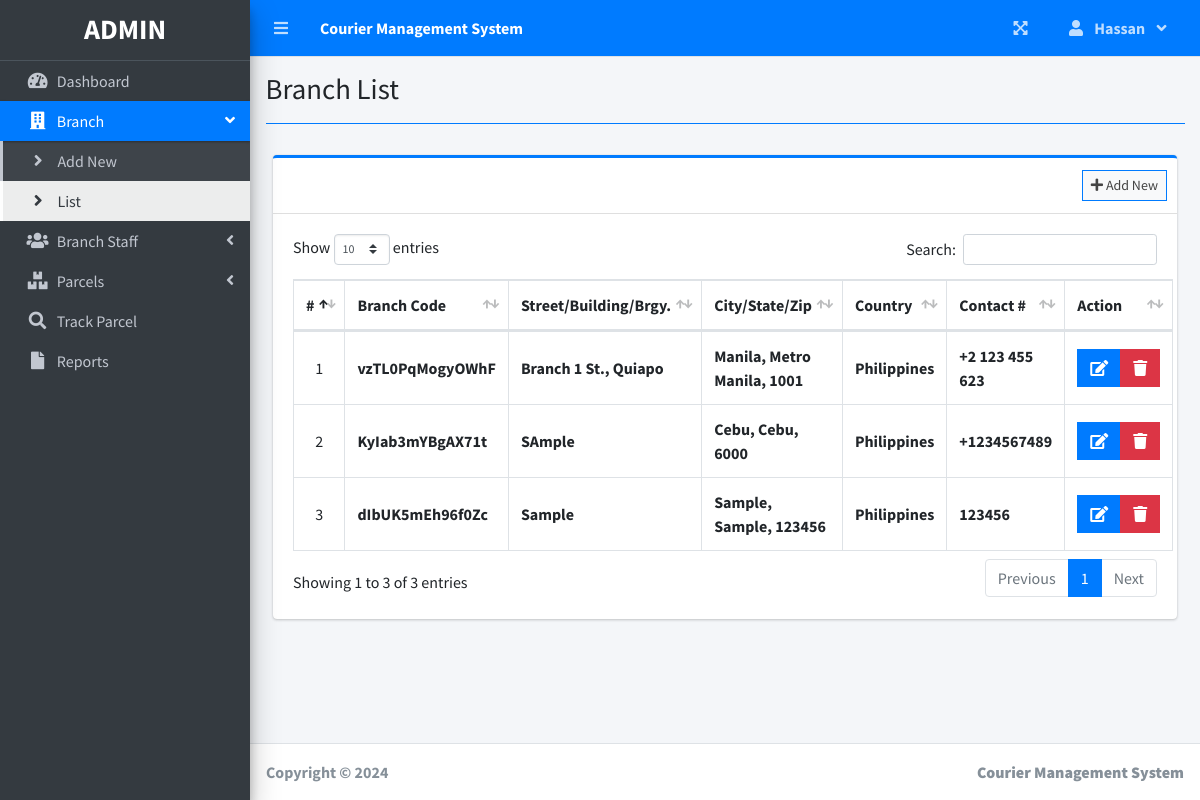
The page /index.php?page=branch_list (signed in) on the database its author committed.
### tables this page shows
CREATE TABLE `branches` (
  `id` int(30) NOT NULL,
  `branch_code` varchar(50) NOT NULL,
  `street` text NOT NULL,
  `city` text NOT NULL,
  `state` text NOT NULL,
  `zip_code` varchar(50) NOT NULL,
  `country` text NOT NULL,
  `contact` varchar(100) NOT NULL,
  `date_created` datetime NOT NULL DEFAULT current_timestamp()
);

### branch_list.php (the view, shortened to what this page needs)
<?php include'db_connect.php' ?>
<div class="col-lg-12">
	<div class="card card-outline card-primary">
		<div class="card-header">
			<div class="card-tools">
				<a class="btn btn-block btn-sm btn-default btn-flat border-primary " href="./index.php?page=new_branch"><i class="fa fa-plus"></i> Add New</a>
			</div>
		</div>
		<div class="card-body">
			<table class="table tabe-hover table-bordered" id="list">
				<!-- <colgroup>
					<col width="5%">
					<col width="15%">
					<col width="25%">
					<col width="25%">
					<col width="15%">
				</colgroup> -->
				<thead>
					<tr>
						<th class="text-center">#</th>
						<th>Branch Code</th>
						<th>Street/Building/Brgy.</th>
						<th>City/State/Zip</th>
						<th>Country</th>
						<th>Contact #</th>
						<th>Action</th>
					</tr>
				</thead>
				<tbody>
					<?php
					$i = 1;
					$qry = $conn->query("SELECT * FROM branches order by street asc,city asc, state asc ");
					while($row= $qry->fetch_assoc()):
					?>
					<tr>
						<td class="text-center"><?php echo $i++ ?></td>
						<td class=""><b><?php echo $row['branch_code'] ?></b></td>
						<td><b><?php echo ucwords($row['street']) ?></b></td>
						<td><b><?php echo ucwords($row['city'].', '.$row['state'].', '.$row['zip_code']) ?></b></td>
						<td><b><?php echo ucwords($row['country']) ?></b></td>
						<td><b><?php echo $row['contact'] ?></b></td>
						<td class="text-center">
		                    <div class="btn-group">
		                        <a href="index.php?page=edit_branch&id=<?php echo $row['id'] ?>" class="btn btn-primary btn-flat ">
		                          <i class="fas fa-edit"></i>
		                        </a>
		                        <button type="button" class="btn btn-danger btn-flat delete_branch" data-id="<?php echo $row['id'] ?>">
		                          <i class="fas fa-trash"></i>
		                        </button>
	                      </div>
						</td>
					</tr>
				<?php endwhile; ?>
				</tbody>
			</table>
		</div>
	</div>
</div>

### branch_list.php (style rules this page uses)
table td { vertical-align: middle !important; }

### rows shown on the page
branches: branch_code "vzTL0PqMogyOWhF", street "Branch 1 St., Quiapo", city+state+zip_code "Manila, Metro Manila, 1001", country "Philippines", contact "+2 123 455 623"
branches: branch_code "KyIab3mYBgAX71t", street "SAmple", city+state+zip_code "Cebu, Cebu, 6000", country "Philippines", contact "+1234567489"
branches: branch_code "dIbUK5mEh96f0Zc", street "Sample", city+state+zip_code "Sample, Sample, 123456", country "Philippines", contact "123456"

### other values the page prints
$_SESSION['system']['name'] "Courier Management System"
$_SESSION['login_firstname'] "Hassan"
$title "Branch List"
